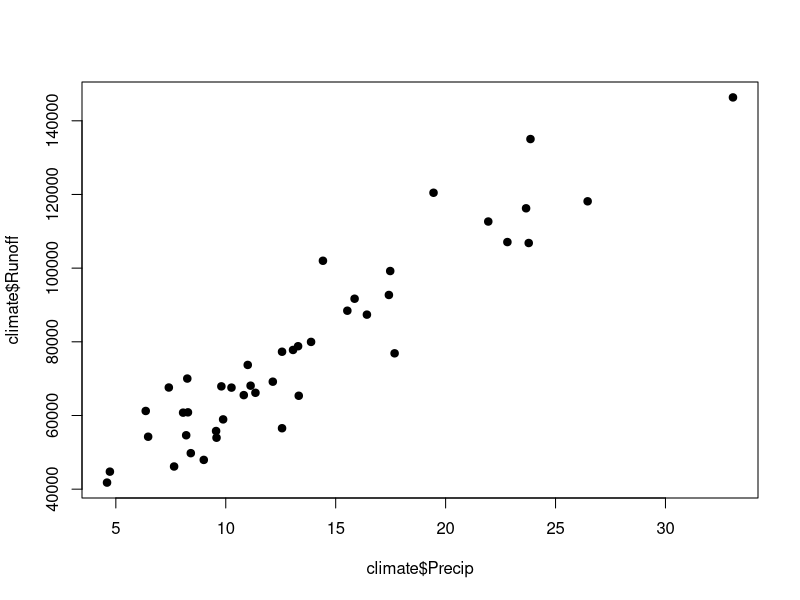
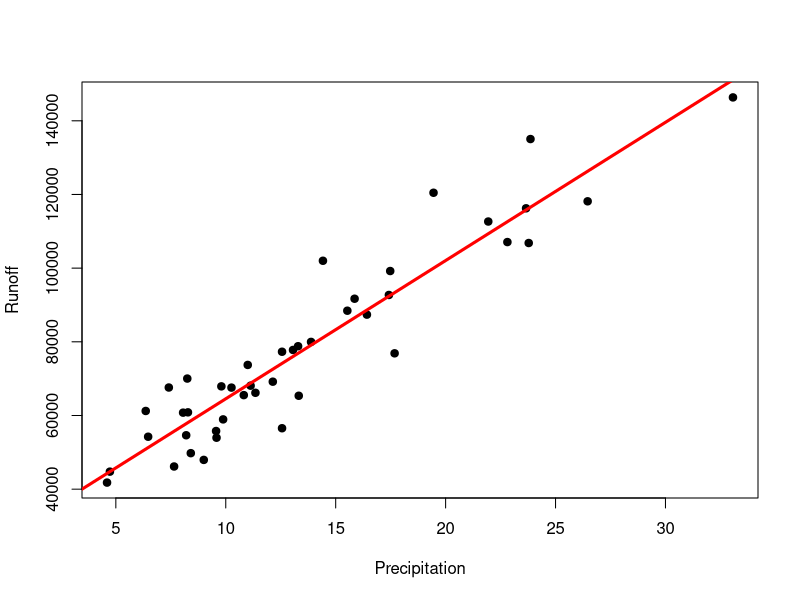
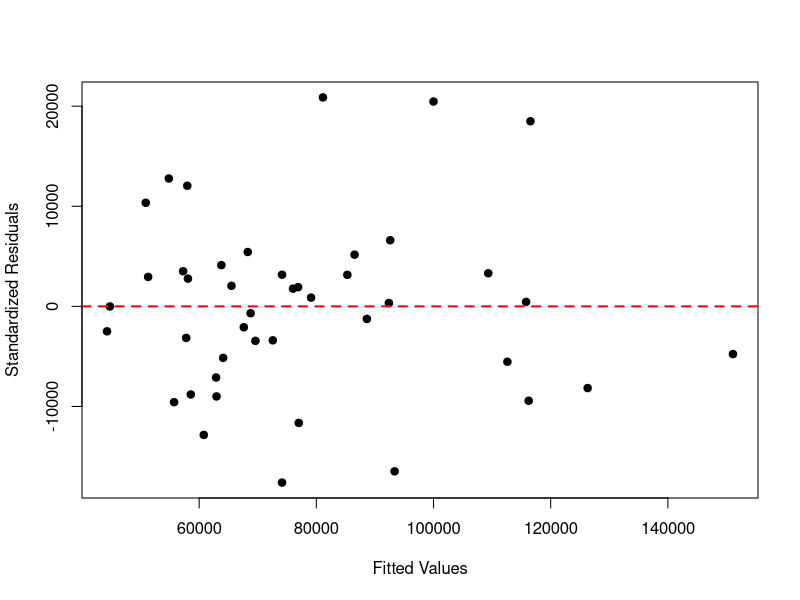
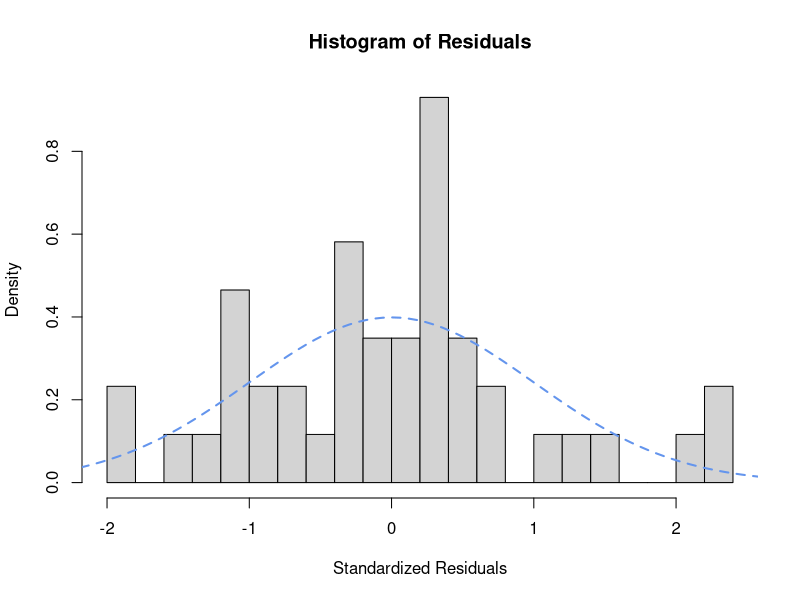
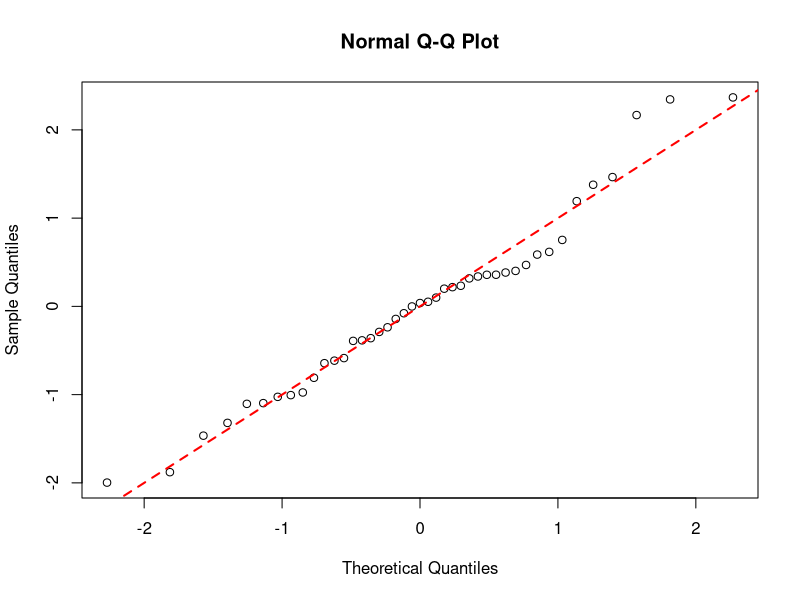
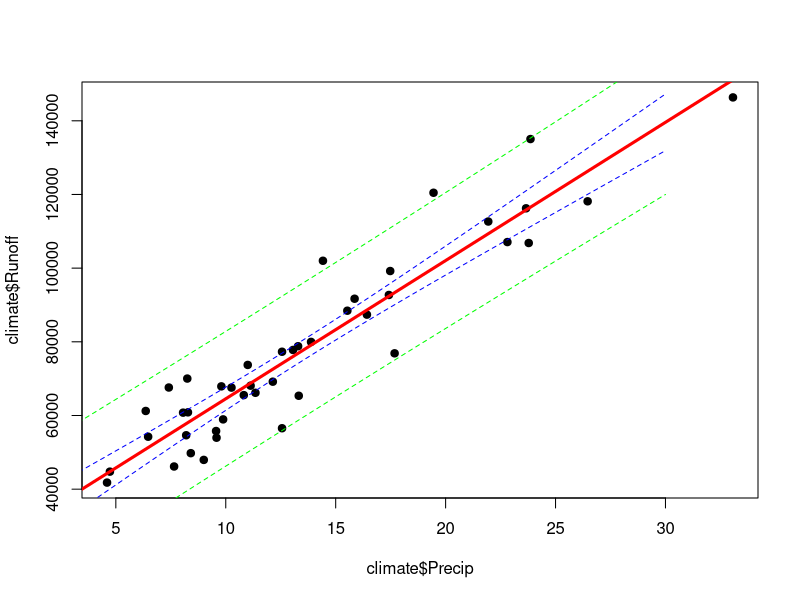

The R source for these figures, in order:
################################
## R Code for Climate Dataset ##
################################

## Load libraries and data
setwd("~/Desktop/1A School/1A Winter 2021/STAT330/HW3")

library(MASS)
climate <- read.table("rain.txt",header=TRUE)
n = nrow(climate)

plot(climate$Precip,climate$Runoff,pch=19)

## Fit a Linear model
climate.lm <- lm(Runoff~Precip,data=climate)
summary(climate.lm)
head(climate)

## Plot the Fitted Regression Line
plot(climate$Precip,climate$Runoff,xlab="Precipitation",pch=19,ylab="Runoff")
abline(a=climate.lm$coef[1],b=climate.lm$coef[2],lwd=3,col="red")

###

plot(climate.lm$fitted.values,climate.lm$residuals,pch=19, ylab="Standardized Residuals",xlab="Fitted Values")
abline(0,0,col = "red",lwd = 2,lty = 2)


hist(stdres(climate.lm),freq = FALSE,breaks = 20, main = "Histogram of Residuals", xlab="Standardized Residuals")
curve(dnorm,from = -3,to = 3,col = "cornflowerblue",lwd = 2,
      lty = 2,add = TRUE)

qqnorm(stdres(climate.lm))
abline(0,1,col = "red",lwd =2,lty = 2)

#acf(climate$Runoff)
#acf(climate.lm$residuals)

#confint(climate.lm,level=0.95,parm="precip")


confint(climate.lm)

## Conduct tests of hypothesis on slope and intercept
summary(climate.lm) ## Two-sided
t.stat <- (climate.lm$coef[2]-0)/summary(climate.lm)$coef[2,2]
p.value <- 2 * (1 - pt(t.stat,df=nrow(climate)-2))

t.stat
p.value


## Calculate confidence interval for mean
pred.conf <- predict.lm(climate.lm,newdata=data.frame(Precip=4.5),
                   interval="confidence",level=0.95)

pred.conf

## Calculate prediction intervals  - one observation
pred.pred <- predict.lm(climate.lm,newdata=data.frame(Precip=4.5),
                   interval="prediction",level=0.95)
pred.pred
## Calculate prediction intervals  - for a lot of possible values

all.preds <- predict.lm(climate.lm,
                        newdata=data.frame(Precip=seq(2,30,length=100)),
                        interval="prediction",level=0.95)
head(cbind(seq(2,30,length=100),all.preds))

all.conf <- predict.lm(climate.lm,
                        newdata=data.frame(Precip=seq(2,30,length=100)),
                        interval="confidence",level=0.95)

plot(climate$Precip,climate$Runoff,pch=19)

abline(a=climate.lm$coef[1],b=climate.lm$coef[2],
       col="red",lwd=3)
lines(seq(2,30,length=100),all.preds[,2],
      col="green",lty=2) ##Plot Lower bound
lines(seq(2,30,length=100),all.preds[,3],
      col="green",lty=2) ##Plot Upper bound

lines(seq(2,30,length=100),all.conf[,2],
      col="blue",lty=2) ##Plot Lower bound
lines(seq(2,30,length=100),all.conf[,3],
      col="blue",lty=2) ##Plot Upper bound

## Cross Validation Excercise (calculate coverage)

n.test <- round(0.2 * n)
cv.reps = 1000

coverage = numeric(cv.reps)
width = numeric(cv.reps)
PRMSE = numeric(cv.reps)
bias = numeric(cv.reps)

for(i in 1:cv.reps){
  
  test.obs <- sample(1:n,n.test)
  test.data <- climate[test.obs,]
  train.data <- climate[-test.obs,]
  train.lm <- lm(Runoff~Precip,data=train.data)
  test.preds <- predict.lm(train.lm,newdata=test.data,
                           interval="prediction",level = 0.95)
  coverage[i] <- mean(test.data$Runoff > test.preds[,2] & 
                        test.data$Runoff < test.preds[,3])
  width[i] = mean(test.preds[,3] - test.preds[,2])
  bias[i] = mean(test.preds[,1] - test.data$Runoff)
  PRMSE[i] = sqrt(mean((test.preds[,1] - test.data$Runoff)^2))
  
}

mean(coverage)   ### compare with 0.95
mean(width)
mean(bias)       
mean(PRMSE)

range(climate$Runoff)
sd(climate$Runoff)




## Fit a centered LM
Precip.cntr <- climate$Precip-mean(climate$Precip)

## the scale function (by default) subtracts off the mean and divides by standard deviation
Precip.cntr2 <- scale(climate$Precip,scale = FALSE)  

climate.lm.cntr <- lm(Runoff~Precip.cntr,data=climate)
summary(climate.lm.cntr)
confint(climate.lm.cntr)

## Predict using the centered model
climate.lm.cntr$coef[1]+climate.lm.cntr$coef[2]*(360-mean(climate$Precip))


### original model
predict.lm(climate.lm,newdata=data.frame(Precip=360))




